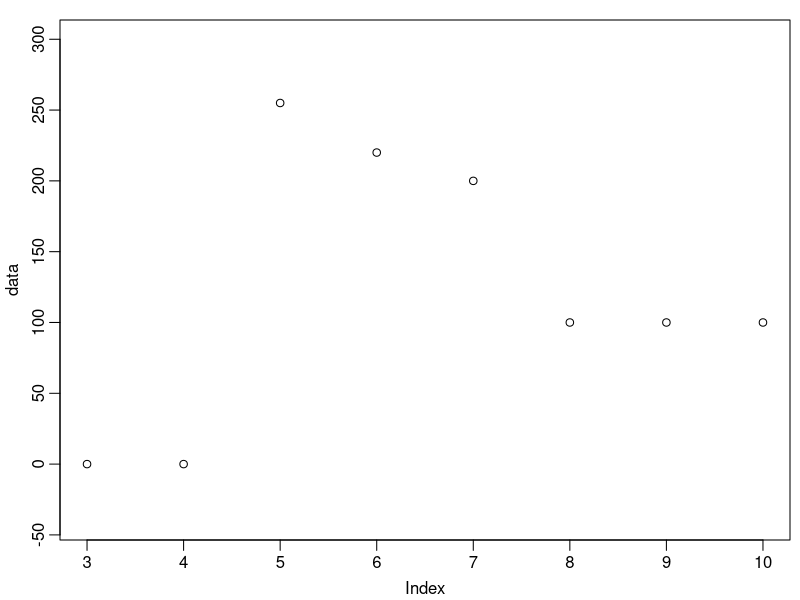
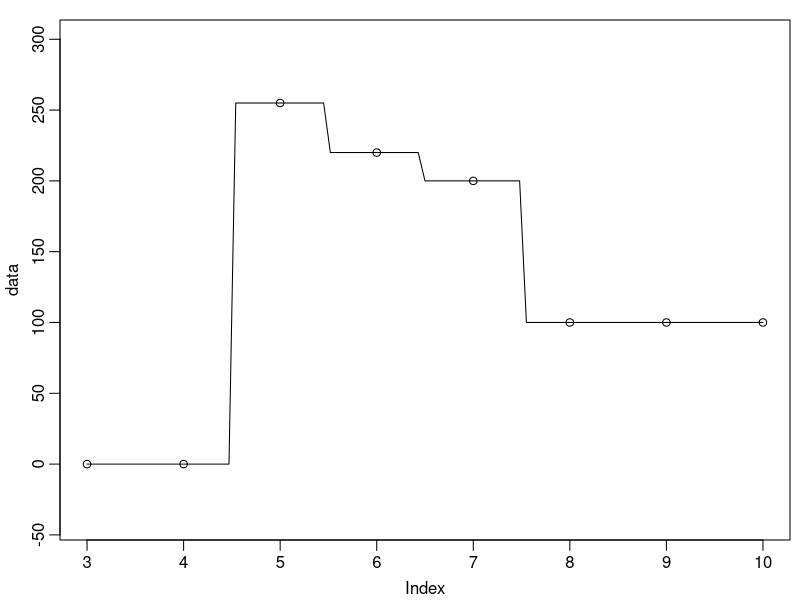
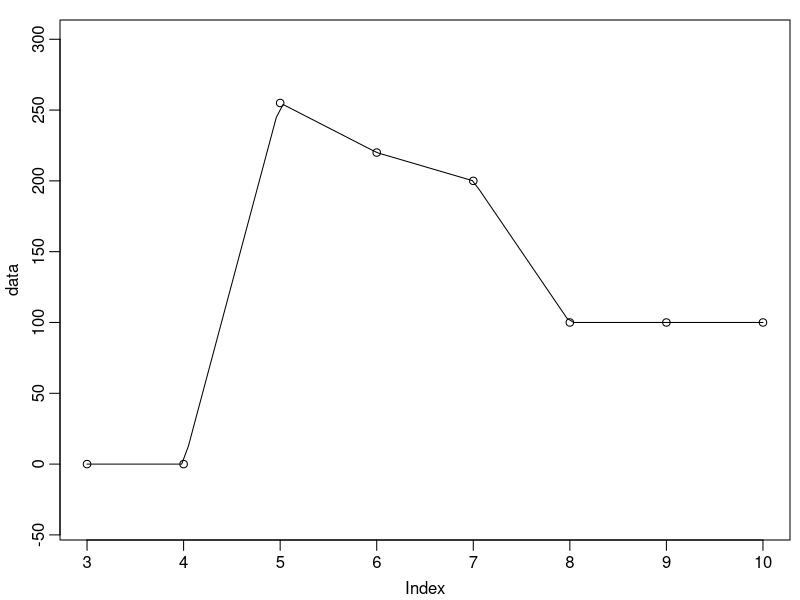
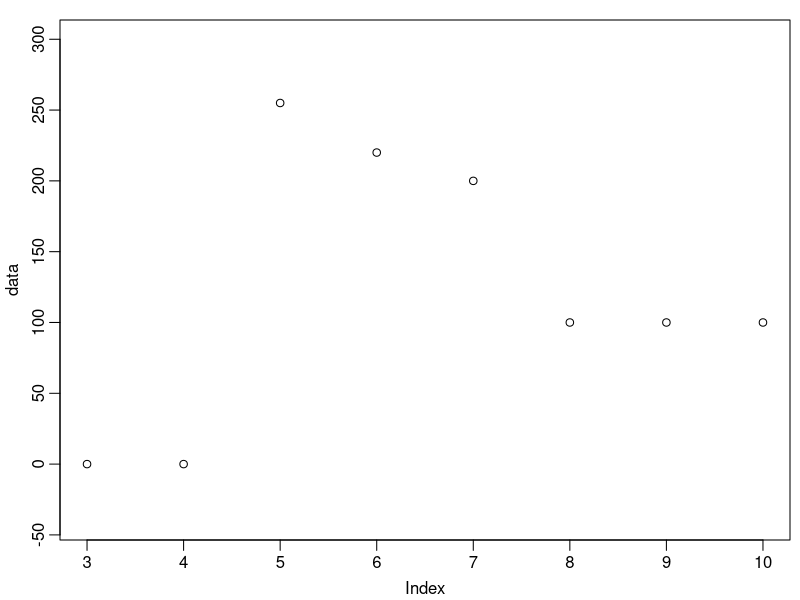

R code for these plots, in order: (Note: this script raises an error after producing the figures.)
## Demo for p.38 Fig.3.13
data <- c(0, 0, 0, 0, 255, 220, 200, 100, 100, 100, 0, 0, 0, 0)

# Plot data points
h <- 5
w <- 6.5
par(mar=c(3,3,1,0.5), mgp = c(1.9, 0.6, 0), tck= -0.02)
plot(data, xlim=c(3, 10), ylim=c(-40, 300), lty=1)

# Nearest neighbour interpolation
nn1d <- function(x,y) {
 i <- floor(x + 0.5)
 y[i]
}
plot(data, xlim=c(3, 10), ylim=c(-40, 300), lty=1)
curve(nn1d(x, data), xlim=c(3, 10), ylim=c(-10, 300), lty=1, add=TRUE)

# bi-linear interpolation
linear1d <- function(x,y) {
  i <- floor(x)
  t <- x - i
  y[i] * (1-t) + y[i+1] * t
}
plot(data, xlim=c(3, 10), ylim=c(-40, 300))
curve(linear1d(x, data), xlim=c(3, 10), lty=1, add=TRUE)

# Lanczos interpolation
lanczos1d <- function(x,y,a) {
  i <- floor(x)
  t <- x - i
  if(a==2) {
    y[i-1]*lanczos(1+t,a) + y[i] * lanczos(t,a) + y[i+1] * lanczos(1-t,a) + 
      y[i+2] * lanczos(2-t,a)
    } else {
      y[i-2] * lanczos(2+t,a) + y[i-1]*lanczos(1+t,a) + y[i] * lanczos(t,a) +
        y[i+1] * lanczos(1-t,a) + y[i+2] * lanczos(2-t,a) + y[i+3] * lanczos(3-t,a)
      }
  }
plot(data, xlim=c(3, 10), ylim=c(-40, 300))
curve(lanczos1d(x, data, 2), xlim=c(3, 10), lty=1, add=TRUE)
curve(lanczos1d(x, data, 3), xlim=c(3, 10), lty=2, add=TRUE)
legend(7.9, 310, lty=c(1,2),legend=c("a = 2","a = 3"), bty="n")

# bi-cubic interpolation
cubic1d <- function(x,y,...) {
  i <- floor(x)
  t <- x - i
  y[i-1]*cubic(1+t,...) + y[i] * cubic(t,...) + y[i+1] * cubic(1-t,...) + 
    y[i+2] * cubic(2-t,...)
  }
plot(data, xlim=c(3, 10), ylim=c(-40, 300))
curve(cubic1d(x, data, -0.5), xlim=c(3, 10), lty=1, add=TRUE)
curve(cubic1d(x, data, -1), xlim=c(3, 10), lty=2, add=TRUE)
legend(7.2, 310, lty=c(1,2),legend=c("a = -0.5","a = -1"), bty="n")
arrows(5, 0, 4, -20)
arrows(4.6, 290, 5, 280)
text(6, 10, "Undershoot")
text(3.65, 300, "Overshoot")

# bi-cubic spline interpolation
plot(data, xlim=c(3, 10), ylim=c(-40, 300))
plot(splinefun(data), xlim=c(3, 10), add=T)
